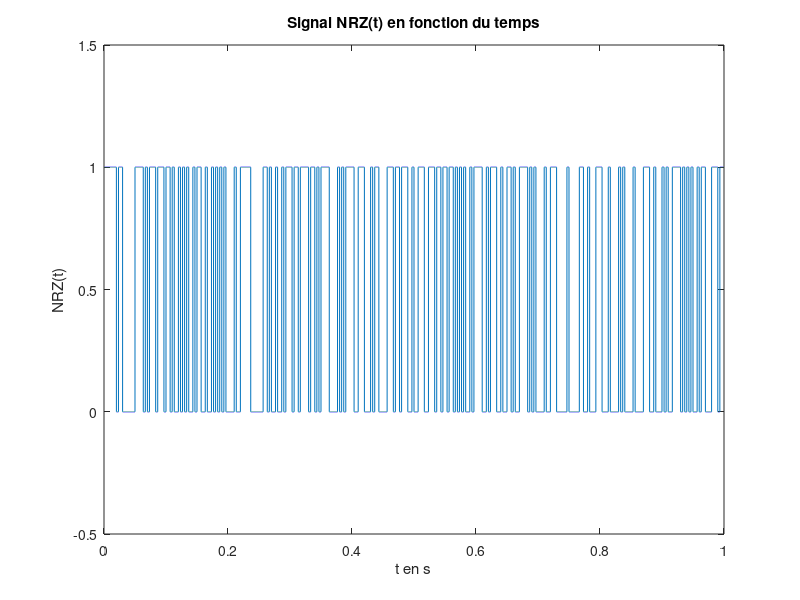

Write the MATLAB code that produced this figure. (Note: this script raises an error after producing the figure.)
clear all
close all
clc

% Paramètres
F0 = 6000; % Fréquence bits 0 en Hz
F1 = 2000; % Fréquence bits 1 en Hz
Fe = 48000; % Fréquence d'échantillonage en Hz
Te = 1/Fe; % Période d'échantillonage en secondes
Ts = 1/300; % s/bits, le débit souhaité max est de 300 bits/seconde

Ns = floor(Ts/Te); % échantillons/bits, on prend la partie entière, Ts = Ns*Te
Nb_bits = 300; % Nombre de bits du signal émis
Nb_echantillons = Nb_bits*Ns; % Nombre d'échantillons

donnees = randi(0:1, Nb_bits, 1); % Génération de Nb_bits 0 ou 1 de manière aléatoire
NRZ = zeros(Nb_echantillons,1); % Initialisation du signal NRZ avec Nb_echantillons echantillons
T = ([0:Nb_echantillons-1]*Te)'; % Le signal est tracé de 0 à (Nb_echantillons-1)*Te secondes,
                                 % avec un pas de Te

                                 
%% Modem de fréquence - Démodulation par filtrage
        
%3.1 Construction du signal modulé en fréquence

%3.1.1.1 Génération du signal NRZ 
for i = 1:Nb_bits
    NRZ((i-1)*Ns+1:i*Ns) = donnees(i); 
end;

%3.1.1.2 Tracé du signal NRZ(t) en fonction du temps
figure; % figure 1
plot(T,NRZ);
ylim([-0.5 1.5]);
xlabel('t en s');
ylabel('NRZ(t)');
title('Signal NRZ(t) en fonction du temps');

%3.1.1.3 Tracé de la DSP de NRZ théorique et expérimentale
[DSP_NRZ_Th,f] = DSP_rectangulaire(Nb_echantillons,Fe,NRZ);
figure; % figure 2
subplot(211);
xlabel('f en Hz');
ylabel('DSP_NRZ_Th(f)');
semilogy(f,DSP_NRZ_Th);
title('DSP théorique de NRZ en fonction de f');

DSP_NRZ_Exp = (Ts*sinc(pi*f*Ts).^2 + dirac(f))/4;
%figure;
subplot(212);
xlabel('f en Hz');
ylabel('DSP_NRZ_Exp(f)');
semilogy(f,DSP_NRZ_Exp);
title('DSP expérimentale de NRZ en fonction de f');

% pwelch à tester plus tard

%3.1.2.1 Génération du signal x(t) modulé en fréquence
phi0 = rand*2*pi;
phi1 = rand*2*pi;
Cos0 = cos(2*pi*F0*T + phi0);
Cos1 = cos(2*pi*F1*T + phi1);
%Un = eye(size(NRZ));

x_module = (1 - NRZ).*Cos0 + NRZ.*Cos1;

%3.1.2.2 Tracé du signal x(t) en fonction du temps
figure; % figure 3
plot(T,x_module);
ylim([-1.5 1.5]);
xlabel('t en s');
ylabel('x(t)');
title('Signal x(t) en fonction de t');

%3.1.2.3 Calcul de la DSP de x(t) en fonction de la DSP de NRZ

%3.1.2.4 Tracé de la DSP de x(t) théorique et expérimentale
DSP_X_Th = DSP_rectangulaire(Nb_echantillons,Fe,x_module);
figure; % figure 2
%subplot(211);
%ylim([1e-04 10]);
%xlim([-6000 6000]);
xlabel('f en Hz');
ylabel('DSP_X_Th(f)');
semilogy(f,DSP_X_Th);
title('DSP X théorique en fonction de f');

% S_x = abs(fft(x).^2)/length(x);
% figure;
% subplot(411);
% semilogy(S_x);
% subplot(412);
% pwelch(x);
% 
% %3.3.1 Filtre passe-bas
% 
% g = Fe*(1:length(x))/length(x);
% fc = 2500; %Hz
% intervalle = [-100*Te:Te:100*Te];
% 
% figure;
% h = (2*fc/Fe)*sinc(2*fc*intervalle);
% H = 50*fft(h);
% z = filter(H,[1],x);
% Z = abs(fft(z));
% plot(intervalle,H);
% 
% %3.3.2 Filtre passe-haut
